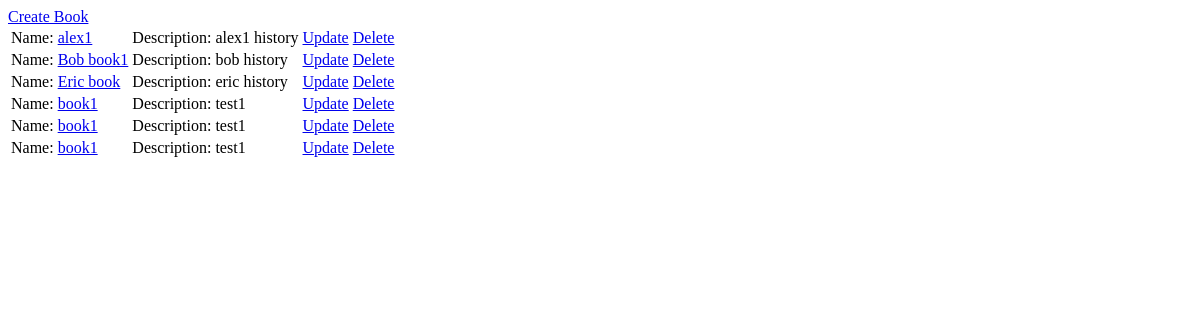
The page /store/book_list/ on the database as committed earlier.
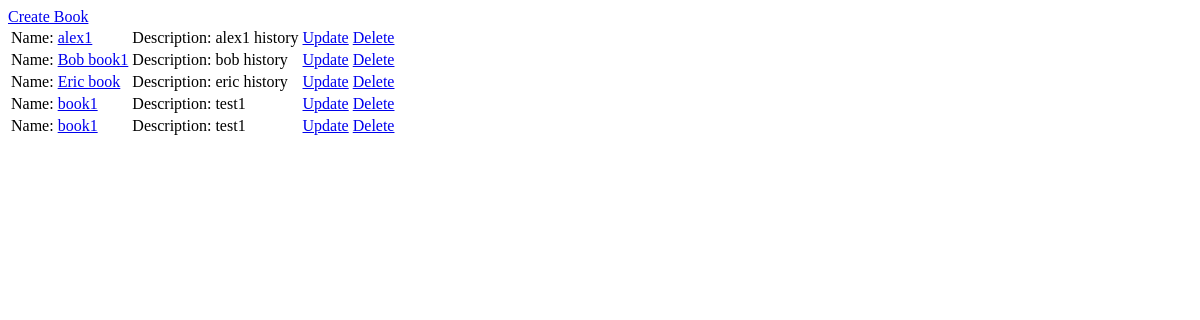
The same page on the database as committed later.
### store/models.py (models this page shows)
class BaseModel(models.Model):
    create_at = models.DateTimeField()
    update_at = models.DateTimeField()
    class Meta:
        abstract = True

class Books(BaseModel):
    name = models.CharField(max_length=255)
    description = models.CharField(max_length=1000)
    price = models.IntegerField()
    class Meta:
        db_table = "books"
    def get_absolute_url(self):
        return reverse_lazy("store:detail_book", kwargs={"pk": self.pk})

### store/views.py (the view)
# urls.py: path('book_list/', BookListView.as_view(), name="book_list"),
class BookListView(ListView):
    model = Books
    template_name = "book_list.html"
    def get_queryset(self):
        queryset = super(BookListView, self).get_queryset()
        if "name" in self.kwargs:
            queryset = queryset.filter(name__startswith=self.kwargs["name"])
        queryset = queryset.order_by("description")
        return queryset

### templates/book_list.html (shortened to what this page needs)
<a href="{% url 'store:add_book' %}">Create Book</a>
<table>
    <tbody>
        {% for object in object_list %}
        <tr>
            <td>Name: <a href="{{ object.get_absolute_url }}">{{ object.name }}</a></td>
            <td>Description: {{ object.description }}</td>
            <td><a href="{% url 'store:edit_book' object.id %}">Update</a></td>
            <td><a href="{% url 'store:delete_book' object.id %}">Delete</a></td>
        </tr>
        {% endfor %}
    </tbody>
</table>

Rows that differ between the two databases and show on the page:
removed Books: name "book1", description "test1"
